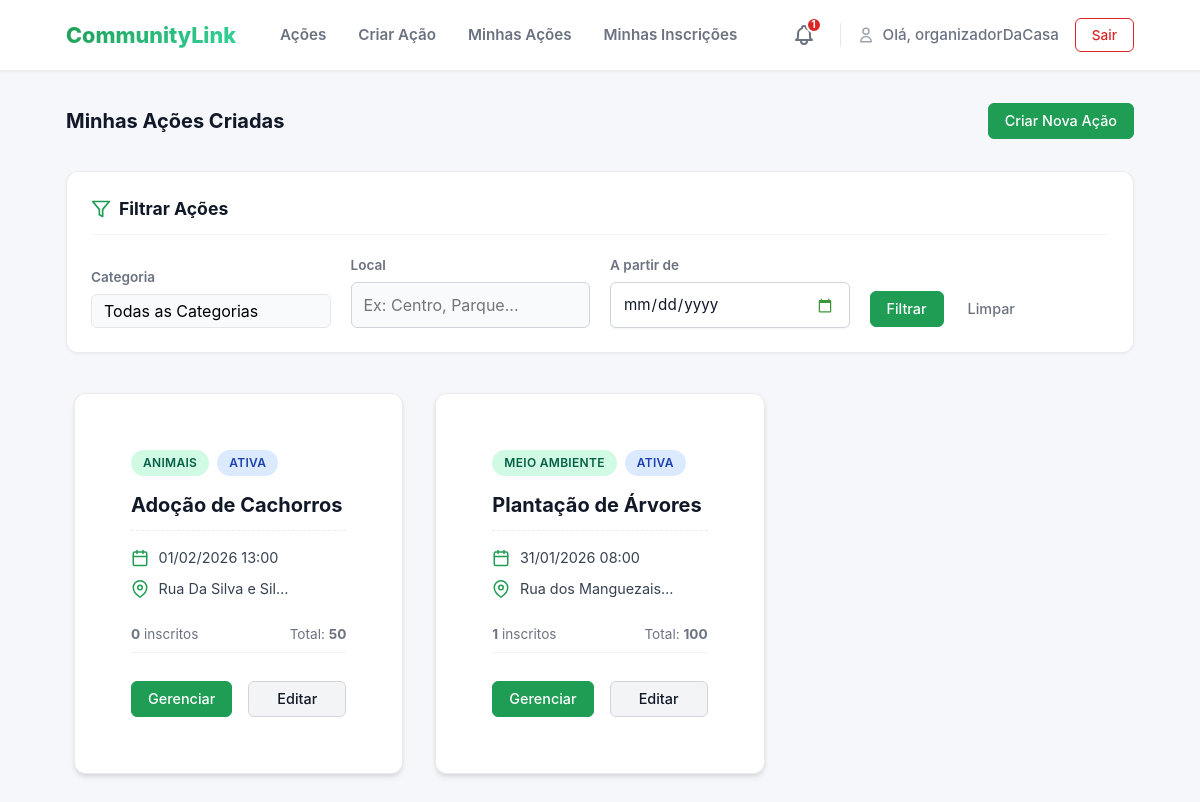
The page /acoes/minhas-acoes/ (signed in) on the database its author committed.
### acoes/models.py (models this page shows, shortened)
class Acao(models.Model):
    titulo = models.CharField(max_length=200)
    descricao = models.TextField()
    data = models.DateTimeField() # Armazena data e hora
    local = models.CharField(max_length=255)
    numero_vagas = models.PositiveIntegerField(
        validators=[validators.MinValueValidator(1)]
    )
    CATEGORIA_CHOICES = [
        ('SAUDE', 'Saúde'),
        ('EDUCACAO', 'Educação'),
        ('MEIO_AMBIENTE', 'Meio Ambiente'),
        ('ANIMAIS', 'Animais'),
        ('OUTRO', 'Outro'),
    ]
    categoria = models.CharField(max_length=50, choices=CATEGORIA_CHOICES, default='OUTRO')
    organizador = models.ForeignKey(
        User,
        on_delete=models.CASCADE,
        related_name='acoes_criadas' # Assim, podemos fazer: user.acoes_criadas.all()
    )
    voluntarios = models.ManyToManyField(
        User,
        through='Inscricao',         # O nome do modelo intermediário
        related_name='acoes_inscritas', # Assim, podemos fazer: user.acoes_inscritas.all()
        blank=True                   # A ação pode começar sem nenhum voluntário
    )
    notas_organizador = models.TextField(blank=True, null=True, help_text="Notas privadas do organizador sobre a execução da ação.")
    @property
    def ja_aconteceu(self):
        return self.data < timezone.now()
    @property
    def vagas_preenchidas(self):
        return self.inscricao_set.filter(status='ACEITO').count()
    @property
    def esta_cheia(self):
        return self.vagas_preenchidas >= self.numero_vagas
    def get_absolute_url(self):
        return reverse('acoes:acao_detail', kwargs={'pk': self.pk})

### acoes/views.py (the view)
# urls.py: path('minhas-acoes/', views.minhas_acoes, name='minhas_acoes'),
@login_required
def minhas_acoes(request):
    acoes_list = Acao.objects.filter(organizador=request.user)
    acoes_list = filtrar_acoes_queryset(request, acoes_list)
    acoes_list = acoes_list.order_by('-data')
    page_obj = paginar_queryset(request, acoes_list)
    context = {
        'acoes': page_obj,
        'categorias_choices': Acao.CATEGORIA_CHOICES, # Passa as opções
        'filter_values': request.GET, # Passa os valores
        'page_param': 'page'
    }
    return render(request, 'acoes/minhas_acoes.html', context)

### acoes/context_processors.py (called while the page is built)
def auth_groups_processor(request):
    is_organizador = False
    is_voluntario = False
    unread_notification_count = 0 # Valor padrão
    if request.user.is_authenticated:
        is_organizador = request.user.groups.filter(name='Organizadores').exists()
        is_voluntario = request.user.groups.filter(name='Voluntarios').exists()
        unread_notification_count = Notificacao.objects.filter(
            destinatario=request.user,
            lida=False
        ).count()
    return {
        'is_organizador': is_organizador,
        'is_voluntario': is_voluntario,
        'unread_notification_count': unread_notification_count
    }

### acoes/views.py (called while the page is built)
def paginar_queryset(request, queryset, itens_por_pagina=5, param_name='page'):
    paginator = Paginator(queryset, itens_por_pagina)
    page_number = request.GET.get(param_name)
    page_obj = paginator.get_page(page_number)
    return page_obj

def filtrar_acoes_queryset(request, queryset):
    categoria_filter = request.GET.get('categoria')
    local_filter = request.GET.get('local')
    data_inicio_filter = request.GET.get('data_inicio')
    prefix = 'acao__' if queryset.model == Inscricao else ''
    if categoria_filter:
        queryset = queryset.filter(**{f'{prefix}categoria': categoria_filter})
    if local_filter:
        queryset = queryset.filter(**{f'{prefix}local__icontains': local_filter})
    if data_inicio_filter:
        try:
            data_filtro = datetime.datetime.strptime(data_inicio_filter, '%Y-%m-%d').date()
            queryset = queryset.filter(**{f'{prefix}data__gte': data_filtro})
        except ValueError:
            pass # Ignora data inválida
    return queryset

### acoes/templates/acoes/minhas_acoes.html (shortened to what this page needs)
{% extends 'acoes/base.html' %}
{% load static %}
{% block extra_css %}
    <link rel="stylesheet" href="{% static 'css/acoes.css' %}">
{% endblock %}
{% block content %}
    <div class="page-header">
        <h1 class="action-title m-0">Minhas Ações Criadas</h1>
        <a href="{% url 'acoes:acao_create' %}" class="btn btn-primary">
            Criar Nova Ação
        </a>
    </div>
    <div class="section-spacer">
        {% include 'acoes/_filter_form.html' %}
    </div>
    {% if not acoes %}
        <div class="empty-state">
            <p>Você ainda não criou nenhuma ação.</p>
            <a href="{% url 'acoes:acao_create' %}" class="btn btn-primary">
                Criar sua primeira ação &rarr;
            </a>
        </div>
    {% else %}
        <div class="action-grid">
            {% for acao in acoes %}
                <article class="action-card">
                    <div class="action-body">
                        <div class="action-tags">
                            <span class="badge badge-category">{{ acao.get_categoria_display }}</span>
                            {% if acao.esta_cheia %}
                                <span class="badge badge-danger">Lotada</span>
                            {% elif acao.ja_aconteceu %}
                                <span class="badge badge-neutral">Concluída</span>
                            {% else %}
                                <span class="badge badge-info">Ativa</span>
                            {% endif %}
                        </div>
                        <h3 class="action-title">
                            <a href="{{ acao.get_absolute_url }}">{{ acao.titulo }}</a>
                        </h3>
                        <div class="action-meta">
                            <div class="meta-item">
                                <span>{{ acao.data|date:"d/m/Y H:i" }}</span>
                            </div>
                            <div class="meta-item">
                                <svg width="18" height="18" xmlns="http://www.w3.org/2000/svg" viewBox="0 0 24 24" fill="none" stroke="currentColor" stroke-width="2" stroke-linecap="round" stroke-linejoin="round"><path d="M21 10c0 7-9 13-9 13s-9-6-9-13a9 9 0 0 1 18 0z"></path><circle cx="12" cy="10" r="3"></circle></svg>
                                <span>{{ acao.local|truncatechars:20 }}</span>
                            </div>
                        </div>
                        <div class="action-footer">
                            <div class="footer-stats">
                                <span><strong>{{ acao.vagas_preenchidas }}</strong> inscritos</span>
                                <span>Total: <strong>{{ acao.numero_vagas }}</strong></span>
                            </div>
                            <div class="footer-actions">
                                <a href="{% url 'acoes:acao_manage' acao.pk %}" class="btn btn-primary w-full">
                                    Gerenciar
                                </a>
                                <a href="{% url 'acoes:acao_update' acao.pk %}" class="btn btn-muted w-full">
                                    Editar
                                </a>
                            </div>
                        </div>
                    </div>
                </article>
            {% endfor %}
        </div>
    {% endif %}
{% endblock %}

### acoes/templates/acoes/base.html (shortened to what this page needs)
<!DOCTYPE html>
{% load static %}
<html lang="pt-br">
<head>
    <link rel="stylesheet" href="{% static 'css/style.css' %}">
    {% block extra_css %}{% endblock %}
</head>
<body>
    <nav class="site-nav">
        <div class="container">
            <div class="nav-row">
                <div class="nav-left">
                    <a href="{% url 'acoes:acao_list' %}" class="brand">
                        <span class="brand-text">CommunityLink</span>
                    </a>
                    <div class="nav-links">
                        <a href="{% url 'acoes:acao_list' %}" class="nav-item">Ações</a>
                        {% if user.is_authenticated %}
                            {% if is_organizador or user.is_superuser %}
                                <a href="{% url 'acoes:acao_create' %}" class="nav-item">Criar Ação</a>
                                <a href="{% url 'acoes:minhas_acoes' %}" class="nav-item">Minhas Ações</a>
                            {% endif %}
                            <a href="{% url 'acoes:minhas_inscricoes' %}" class="nav-item">Minhas Inscrições</a>
                        {% endif %}
                    </div>
                </div>
                <div class="nav-right">
                    {% if user.is_authenticated %}
                        <a href="{% url 'acoes:notificacoes_list' %}" class="nav-icon-link" title="Notificações">
                            {% if unread_notification_count > 0 %}
                                <span class="badge-notification">
                                    {{ unread_notification_count }}
                                </span>
                            {% endif %}
                        </a>
                        <div class="nav-user-area">
                            <a href="{% url 'acoes:perfil' %}" class="nav-user-link">
                                <svg xmlns="http://www.w3.org/2000/svg" class="nav-svg-sm" fill="none" viewBox="0 0 24 24" stroke="currentColor">
                                    <path stroke-linecap="round" stroke-linejoin="round" stroke-width="2" d="M16 7a4 4 0 11-8 0 4 4 0 018 0zM12 14a7 7 0 00-7 7h14a7 7 0 00-7-7z" />
                                </svg>
                                <span class="user-greeting">Olá, {{ request.user.username }}</span>
                            </a>
                            <form method="post" action="{% url 'acoes:logout' %}" class="logout-form">
                                <button type="submit" class="btn btn-sm btn-danger-outline">
                                    Sair
                                </button>
                            </form>
                        </div>
                    {% else %}
                        <div class="nav-auth-links">
                            <a href="{% url 'acoes:signin' %}" class="btn btn-sm btn-text">Entrar</a>
                            <a href="{% url 'acoes:signup' %}" class="btn btn-sm btn-primary">Cadastrar</a>
                        </div>
                    {% endif %}
                </div>
            </div>
        </div>
    </nav>
    <main class="main-container container">
        {% block content %}
        {% endblock %}
    </main>
</body>
</html>

### static/css/style.css (style rules this page uses)
:root { --bg: #f5f7fb; --card: #ffffff; --muted: #6b7280; --accent: #1f9d55; --accent-600: #15803d; --danger: #dc2626; --danger-hover: #b91c1c; --danger-light: #fef2f2; --text-main: #111827; --border-light: rgba(15,23,42,0.08); --max-width: 1100px; --app-font: -apple-system, BlinkMacSystemFont, "Segoe UI", Roboto, "Helvetica Neue", Arial, sans-serif; }
* { box-sizing: border-box; }
html, body { height: 100%; margin: 0; }
body { font-family: var(--app-font); background: var(--bg); color: var(--text-main); line-height: 1.5; -webkit-font-smoothing: antialiased; }
h1,h2,h3,h4,h5,h6, p, a, button, input, textarea, select, label { font-family: inherit; }
a { text-decoration: none; transition: color .2s ease; }
.container { max-width: var(--max-width); margin: 0 auto; padding: 0 1rem; }
.main-container { padding-top: 2rem; padding-bottom: 4rem; }
.m-0 { margin: 0 !important; }
.site-nav { background: var(--card); box-shadow: 0 1px 3px rgba(0,0,0,0.05); border-bottom: 1px solid var(--border-light); position: sticky; top: 0; z-index: 50; }
.nav-row { display: flex; justify-content: space-between; align-items: center; height: 70px; }
.brand { display: inline-flex; align-items: center; margin-right: 2rem; }
.brand-text { font-weight: 800; font-size: 1.35rem; background: linear-gradient(135deg, var(--accent) 0%, #34d399 100%); -webkit-background-clip: text; -webkit-text-fill-color: transparent; background-clip: text; }
.nav-left { display: flex; align-items: center; }
.nav-links { display: flex; gap: 0.5rem; }
.nav-item { padding: 0.5rem 0.75rem; color: var(--muted); font-weight: 600; border-radius: 6px; font-size: 0.95rem; }
.nav-right { display: flex; align-items: center; gap: 1rem; }
.nav-user-area { display: flex; align-items: center; gap: 1rem; }
.nav-svg { width: 24px; height: 24px; }
.nav-svg-sm { width: 18px; height: 18px; color: #9ca3af; }
.nav-icon-link { position: relative; color: var(--muted); padding: 0.5rem; border-radius: 50%; transition: background 0.2s; display: flex; align-items: center; justify-content: center; }
.badge-notification { position: absolute; top: 2px; right: 2px; background-color: var(--danger); color: white; font-size: 0.65rem; font-weight: 700; height: 16px; min-width: 16px; padding: 0 3px; border-radius: 10px; display: flex; align-items: center; justify-content: center; border: 2px solid #ffffff; }
.nav-user-link { display: flex; align-items: center; gap: 0.5rem; color: var(--muted); font-weight: 500; font-size: 0.95rem; }
.user-greeting { white-space: nowrap; }
.btn { display: inline-flex; align-items: center; justify-content: center; padding: 0.6rem 1.2rem; border-radius: 6px; font-weight: 600; font-size: 0.95rem; cursor: pointer; border: 1px solid transparent; transition: all 0.2s ease; text-align: center; line-height: 1; }
.btn-sm { padding: 0.4rem 0.8rem; font-size: 0.85rem; }
.w-full { width: 100%; }
.btn-primary { background-color: var(--accent); color: white; }
.btn-danger-outline { background-color: transparent; color: var(--danger); border: 1px solid rgba(220, 38, 38, 0.3); }
.action-grid { display: grid; grid-template-columns: repeat(auto-fill, minmax(280px, 1fr)); gap: 1.5rem; }
.action-card { background: var(--card); border-radius: 12px; border: 1px solid var(--border-light); overflow: hidden; transition: transform 0.2s ease, box-shadow 0.2s ease; display: flex; flex-direction: column; }
.action-body { padding: 1.5rem; flex-grow: 1; display: flex; flex-direction: column; }
.action-title { font-size: 1.25rem; font-weight: 700; margin: 0.5rem 0; color: var(--text-main); }
.action-title a { color: inherit; }
.badge { display: inline-block; padding: 0.25rem 0.75rem; border-radius: 999px; font-size: 0.75rem; font-weight: 700; text-transform: uppercase; }
.badge-category { background: #ecfdf5; color: var(--accent-600); }
.badge-info { background: #eff6ff; color: #1d4ed8; }

### rows shown on the page
Acao: categoria "ANIMAIS", shows "ATIVA", titulo "Adoção de Cachorros", data "01/02/2026 13:00", local "Rua Da Silva e Sil…", vagas_preenchidas "0", numero_vagas "50"
Acao: categoria "MEIO AMBIENTE", shows "ATIVA", titulo "Plantação de Árvores", data "31/01/2026 08:00", local "Rua dos Manguezais…", vagas_preenchidas "1", numero_vagas "100"

### other values the page prints
{{ unread_notification_count }} "1"
{{ request.user.username }} "organizadorDaCasa"
